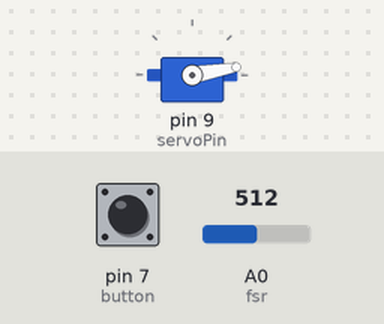
A sketch run on a simulated Arduino Uno, built with avr-gcc and run on an emulated ATmega328P. Shown: servo. The inputs (shaded band) are chosen by the test bench; at power-on: pin 7 (button) LOW, A0 (fsr) = 512. What the sketch prints to the serial monitor is not drawn.

Above: at 5.2 s.
5.3 s: pin 7 (button) pulled HIGH for 3.2 s
Timing chart, 0 to 10.9 s (numbered marks = the images above; inputs shaded):
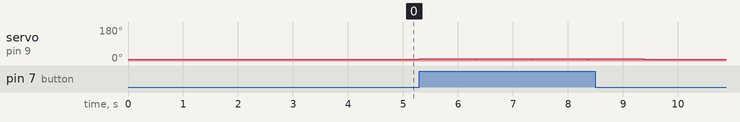

The sketch:

dannyControl.ino
```cpp
/*
  Date: 12 Jan 2017

  Danny's project

  Controlled rotation of a servo according to pressure input from an fsr

 */

// include the Servo library to control the motor
#include <Servo.h>

 // for ease, we declare and assign values for pins here

 // fsr: force sensitive resistor
 int fsr = A0;

 // the pin to be later assigned to the servo motor.
 // the library supports only two pins: 9 and 10
 int servoPin = 9;

 // create servo object from library Servo to control servo motor
 Servo myservo;

  // the variable to store the angle of the servo
  int angle = 10;

  // the current angle of servo
  int currAngle;

  // the variable to store the input from the fps
  double sensorValue;

  // the accuracy variable for the sensor measurements
  int accur = 5;

  // button to start sequence
  int button = 7;

  // fixed time to pause
  int pause = 1000;

  // maximum accepted pressure without stopping
  int light = 10;

  // fixed delay
  int time = 170;

 void setup() {
   // setup code

   // attach pin to servo object
   myservo.attach(servoPin);

   // set servo to starter position at 10 degrees
   myservo.write(angle);

   // delay to give enough time to complete
   delay(4000);

   // no need to pinMode analog in, it is input by defaul

   // the current angle
   currAngle = angle;

   pinMode(button, INPUT);


   // initialize serial communication at 9600 bps(by convention)
   Serial.begin(9600);
 }

 void loop() {
   // loop code here

   int i;

   currAngle = 10;

   int buttonState = digitalRead(button);

   if(buttonState == HIGH) {
     // initialize sensorValue to find mean of measurements
     sensorValue = 0;

     // rotating according to pressure

     // if you are not touching anything and hand is not closed
     while(sensorValue <= light && currAngle < 170) {

       // keep closing hand
       currAngle++;
       myservo.write(currAngle);

       delay(10);

       sensorValue = analogRead(fsr);

       // print the value read
       Serial.println(sensorValue);

     }

     // pause for a fixed time set as variable pause
     delay(pause);

     myservo.write(10);
     time = calcTime(currAngle);
     delay(time);
   }

 }

 int calcTime(int currAngle) {

   int result;

   result = (currAngle - 10) * 10;

   return result;
 }
```

Measured:
- after the input at 5.3 s, servo on pin 9 (servoPin): 10° → 11° at once, → 10° 4.1 s later
